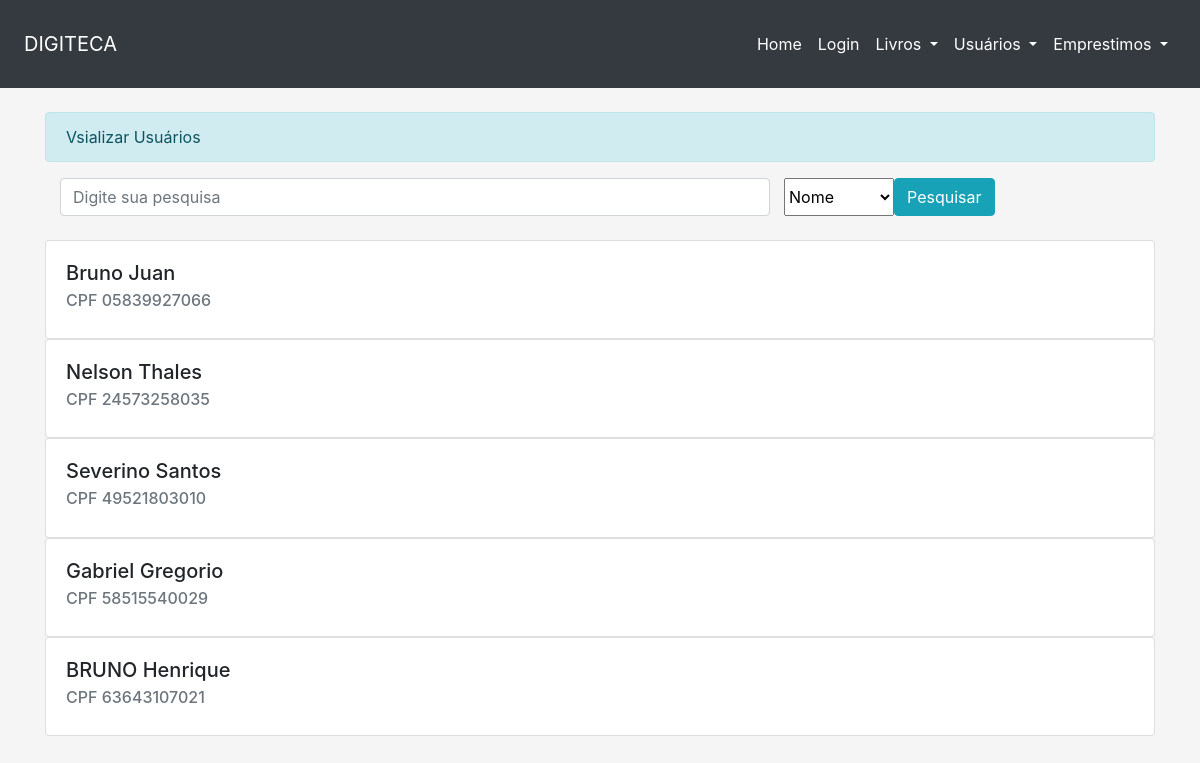
Screenshot of /visUsuarios.php (signed in) with the database file from the repository.
### tables this page shows
CREATE TABLE `USUARIOS` (
  `CPF` varchar(11) NOT NULL,
  `NOME` varchar(100) DEFAULT NULL,
  `SOBRENOME` varchar(100) DEFAULT NULL,
  `EMAIL` varchar(100) DEFAULT NULL,
  `TELEFONE` varchar(14) DEFAULT NULL,
  `DATA_NASCIMENTO` date DEFAULT NULL
);

### visUsuarios.php (the view, shortened to what this page needs)
<?php include('layout/navbar.php'); ?>
<div class="container mx-auto mt-4">
   <div class="alert alert-info" role="alert">Vsializar Usuários</div>
        <form id="search-form" name="pesquisa" action="visUsuarios.php" method="get">
            <div class="input-group">
                <div class="input-group-prepend col-md-8">
                    <input type="text" name="search" class="form-control" placeholder="Digite sua pesquisa" aria-describedby="basic-addon2">
                </div>
                <select name="tipobusca" class="">
                    <option value="Nome">Nome</option>
                </select>
                <button type="submit" class="btn btn-info">Pesquisar</button>
            </div>
        </form>
   <div class="form-group">
      <?php
         require_once("conexao/conexao.php");
         if (isset($_GET["search"]) == false){
             $select = $conexao->query("SELECT NOME, SOBRENOME, DATA_NASCIMENTO, CPF FROM USUARIOS");
        }
        $resultado = $select->fetchAll();
        if($resultado)
        {
            foreach ($resultado as $linha)
            {
            ?>
              <div class="card">
                 <div class="card-body">
                    <h5 class="card-title"><?php echo $linha["NOME"]; echo " "; echo $linha["SOBRENOME"]; ?></h5>
                    <h6 class="card-subtitle mb-2 text-muted">CPF <?php echo $linha["CPF"]; ?></h6>
                 </div>
              </div>
            <?php
                }
            } else {
                echo("<div class=\"alert alert-secondary\" role=\"alert\">Nenhum resultado</div>");
            }
            ?>
   </div>
</div>

### assets/css/main.app.css (style rules this page uses)
html, body { margin: 0; padding: 0; height: 100%; }

### assets/css/floating-label.css (style rules this page uses)
html, body { margin: 0; padding: 0; height: 100%; }
body { width: 100%; display: table; align-items: center; padding-bottom: 40px; background-color: #f5f5f5; }

### rows the page displays
usuarios: NOME "Bruno", SOBRENOME "Juan", CPF "05839927066"
usuarios: NOME "Nelson", SOBRENOME "Thales", CPF "24573258035"
usuarios: NOME "Severino", SOBRENOME "Santos", CPF "49521803010"
usuarios: NOME "Gabriel", SOBRENOME "Gregorio", CPF "58515540029"
usuarios: NOME "BRUNO", SOBRENOME "Henrique", CPF "63643107021"
